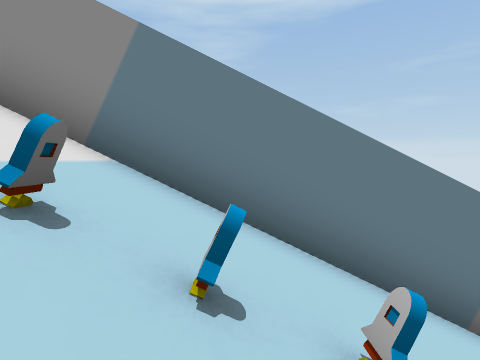
View 1 (above)

18 first-person views from a walk through a 3-D level made in the Unity game engine. The camera is 1.4 m above the floor, tilts 4° down and sees 80° across. The floor is counted in squares, 2 m on a side. Each view is taken from the middle of a square. On the plan, view 1 faces up. The plan holds only what a view shows up to about 10 squares ahead; the rest is blank. The place goes on beyond the plan. The player is left out.

View 2
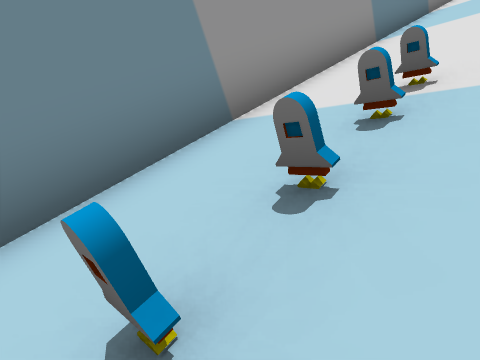

View 3
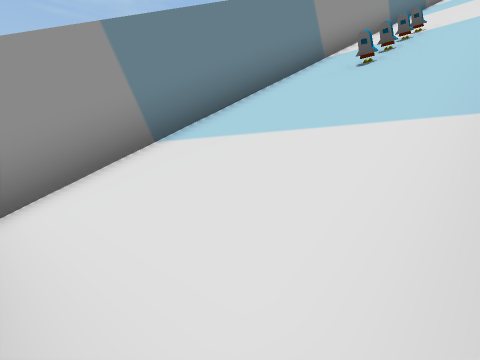

View 4
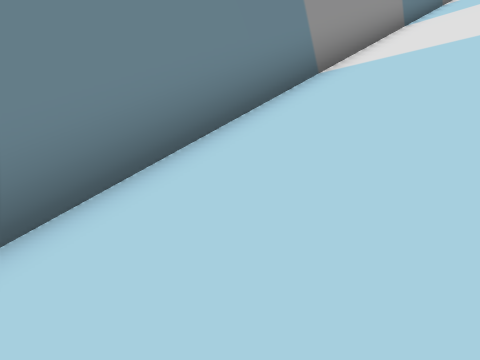

View 5
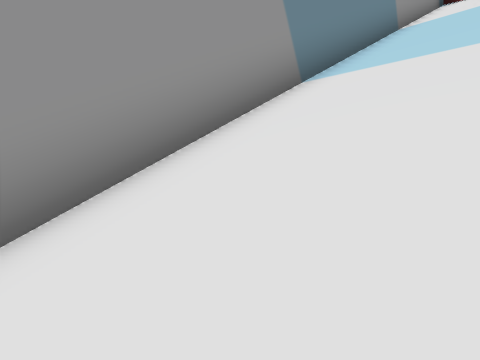

View 6
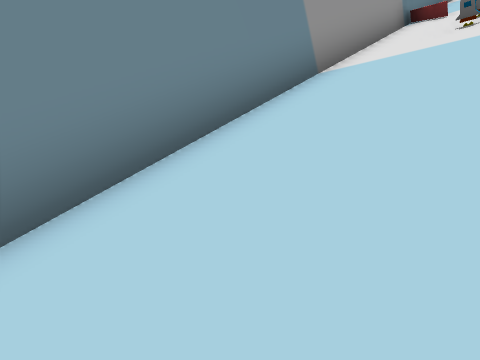

View 7
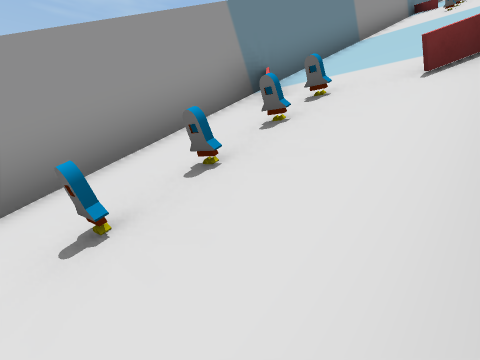

View 8
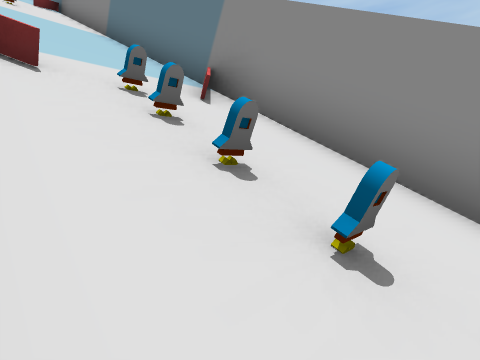

View 9
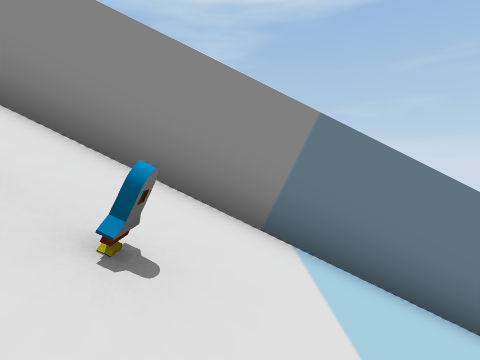

View 10
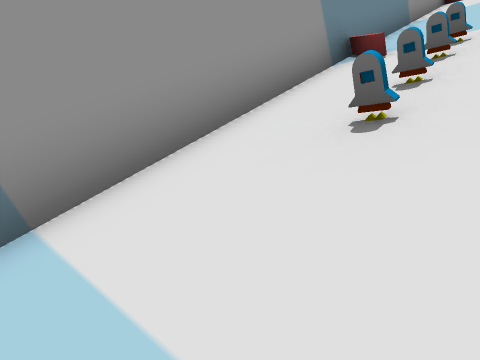

View 11
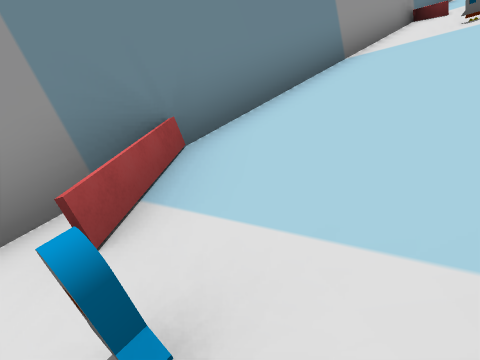

View 12
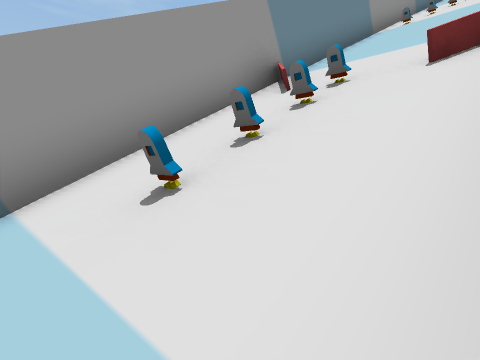

View 13
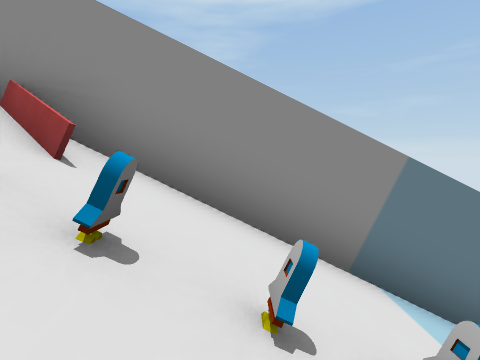

View 14
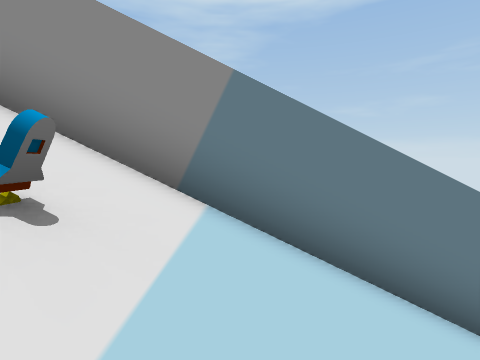

View 15
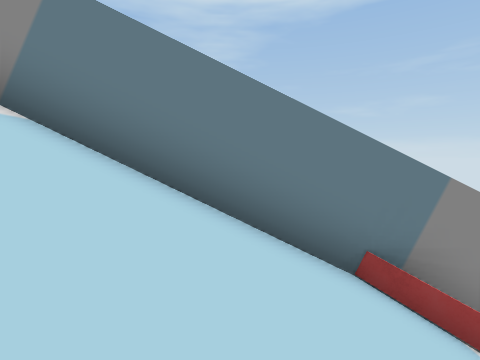

View 16
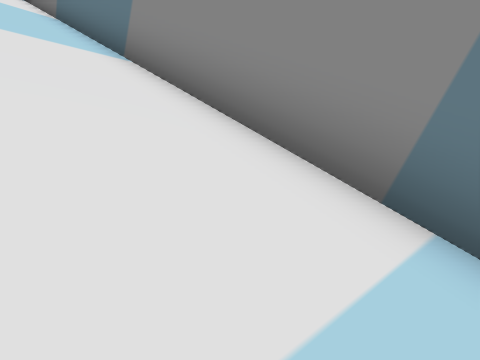

View 17
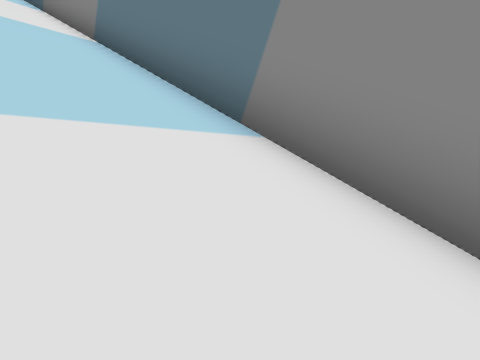

View 18
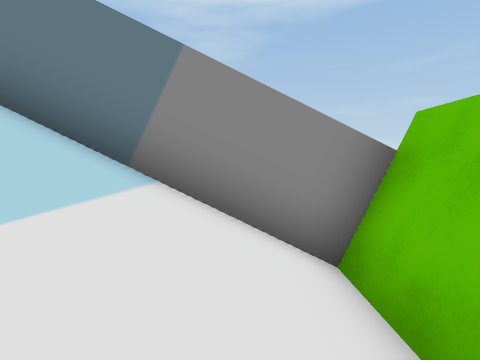

### Floor plan
Key: @ floor where view 1 was taken; # wall or solid block; . floor; / step, stairs or slope; = window, fence, low wall or low ledge; O other object.
Columns run from 40 left of view 1 to 6 right of it. Each row starts with its distance up from view 1.
  4 ###############################################
  3 ///////#/////////#///////////////////////////.#
  2 =/////////////////////////////////////////////#
  1 OOO/////OOO//////OOO//////////////////OOOO////
  0 =//////=/////////=//////////////////////@/////
 -1 ##############################################

Positions as (right, up) in squares from view 1, and headings:
1: (0, 0), facing up
2: (1, 2), facing down-left
3: (5, 3), facing down-left
4: (-6, 2), facing down-left
5: (-11, 2), facing down-left
6: (-15, 2), facing down-left
7: (-20, 3), facing down-left
8: (-20, 0), facing up-left
9: (-20, 0), facing up
10: (-28, 2), facing down-left
11: (-32, 2), facing down-left
12: (-37, 3), facing down-left
13: (-39, 0), facing up
14: (-37, 0), facing up
15: (-35, 0), facing up
16: (-10, 1), facing up-left
17: (-4, 1), facing up-left
18: (4, 0), facing up
